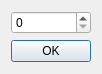
<?xml version="1.0" encoding="UTF-8"?>
<ui version="4.0">
 <class>Dialog</class>
 <widget class="QDialog" name="Dialog">
  <property name="geometry">
   <rect>
    <x>0</x>
    <y>0</y>
    <width>95</width>
    <height>74</height>
   </rect>
  </property>
  <property name="sizePolicy">
   <sizepolicy hsizetype="MinimumExpanding" vsizetype="MinimumExpanding">
    <horstretch>0</horstretch>
    <verstretch>0</verstretch>
   </sizepolicy>
  </property>
  <property name="windowTitle">
   <string>Changer la vitesse du diaporama</string>
  </property>
  <layout class="QVBoxLayout" name="verticalLayout">
   <item>
    <layout class="QHBoxLayout" name="horizontalLayout">
     <item>
      <widget class="QSpinBox" name="spinBox">
       <property name="sizePolicy">
        <sizepolicy hsizetype="MinimumExpanding" vsizetype="Maximum">
         <horstretch>0</horstretch>
         <verstretch>0</verstretch>
        </sizepolicy>
       </property>
      </widget>
     </item>
    </layout>
   </item>
   <item>
    <layout class="QHBoxLayout" name="horizontalLayout_2">
     <item>
      <widget class="QDialogButtonBox" name="buttonBox">
       <property name="sizePolicy">
        <sizepolicy hsizetype="Maximum" vsizetype="Maximum">
         <horstretch>0</horstretch>
         <verstretch>0</verstretch>
        </sizepolicy>
       </property>
       <property name="orientation">
        <enum>Qt::Horizontal</enum>
       </property>
       <property name="standardButtons">
        <set>QDialogButtonBox::Ok</set>
       </property>
       <property name="centerButtons">
        <bool>false</bool>
       </property>
      </widget>
     </item>
    </layout>
   </item>
  </layout>
 </widget>
 <resources/>
 <connections>
  <connection>
   <sender>buttonBox</sender>
   <signal>rejected()</signal>
   <receiver>Dialog</receiver>
   <slot>reject()</slot>
   <hints>
    <hint type="sourcelabel">
     <x>316</x>
     <y>260</y>
    </hint>
    <hint type="destinationlabel">
     <x>286</x>
     <y>274</y>
    </hint>
   </hints>
  </connection>
  <connection>
   <sender>buttonBox</sender>
   <signal>accepted()</signal>
   <receiver>Dialog</receiver>
   <slot>accept()</slot>
   <hints>
    <hint type="sourcelabel">
     <x>248</x>
     <y>254</y>
    </hint>
    <hint type="destinationlabel">
     <x>157</x>
     <y>274</y>
    </hint>
   </hints>
  </connection>
 </connections>
</ui>
